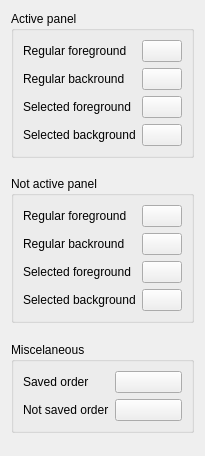
     <widget class="QWidget" name="tab_10">
      <attribute name="title">
       <string>Colors</string>
      </attribute>
      <layout class="QGridLayout" name="gridLayout_40">
       <item row="0" column="0">
        <widget class="QGroupBox" name="groupBox_28">
         <property name="title">
          <string>Active panel</string>
         </property>
         <layout class="QFormLayout" name="formLayout_6">
          <property name="fieldGrowthPolicy">
           <enum>QFormLayout::AllNonFixedFieldsGrow</enum>
          </property>
          <item row="0" column="0">
           <widget class="QLabel" name="label_8">
            <property name="text">
             <string>Regular foreground</string>
            </property>
           </widget>
          </item>
          <item row="0" column="1">
           <widget class="QPushButton" name="reg_fg">
            <property name="sizePolicy">
             <sizepolicy hsizetype="Expanding" vsizetype="Fixed">
              <horstretch>1</horstretch>
              <verstretch>0</verstretch>
             </sizepolicy>
            </property>
            <property name="text">
             <string/>
            </property>
           </widget>
          </item>
          <item row="1" column="0">
           <widget class="QLabel" name="label_9">
            <property name="text">
             <string>Regular backround</string>
            </property>
           </widget>
          </item>
          <item row="1" column="1">
           <widget class="QPushButton" name="reg_bg">
            <property name="sizePolicy">
             <sizepolicy hsizetype="Expanding" vsizetype="Fixed">
              <horstretch>1</horstretch>
              <verstretch>0</verstretch>
             </sizepolicy>
            </property>
            <property name="text">
             <string/>
            </property>
           </widget>
          </item>
          <item row="2" column="0">
           <widget class="QLabel" name="label_10">
            <property name="text">
             <string>Selected foreground</string>
            </property>
           </widget>
          </item>
          <item row="2" column="1">
           <widget class="QPushButton" name="sel_fg">
            <property name="sizePolicy">
             <sizepolicy hsizetype="Expanding" vsizetype="Fixed">
              <horstretch>1</horstretch>
              <verstretch>0</verstretch>
             </sizepolicy>
            </property>
            <property name="text">
             <string/>
            </property>
           </widget>
          </item>
          <item row="3" column="0">
           <widget class="QLabel" name="label_11">
            <property name="text">
             <string>Selected background</string>
            </property>
           </widget>
          </item>
          <item row="3" column="1">
           <widget class="QPushButton" name="sel_bg">
            <property name="sizePolicy">
             <sizepolicy hsizetype="Expanding" vsizetype="Fixed">
              <horstretch>1</horstretch>
              <verstretch>0</verstretch>
             </sizepolicy>
            </property>
            <property name="text">
             <string/>
            </property>
           </widget>
          </item>
         </layout>
        </widget>
       </item>
       <item row="1" column="0">
        <spacer name="verticalSpacer_39">
         <property name="orientation">
          <enum>Qt::Vertical</enum>
         </property>
         <property name="sizeHint" stdset="0">
          <size>
           <width>20</width>
           <height>12</height>
          </size>
         </property>
        </spacer>
       </item>
       <item row="2" column="0">
        <widget class="QGroupBox" name="groupBox_29">
         <property name="title">
          <string>Not active panel</string>
         </property>
         <layout class="QFormLayout" name="formLayout_7">
          <item row="0" column="0">
           <widget class="QLabel" name="label_12">
            <property name="text">
             <string>Regular foreground</string>
            </property>
           </widget>
          </item>
          <item row="0" column="1">
           <widget class="QPushButton" name="nf_reg_fg">
            <property name="sizePolicy">
             <sizepolicy hsizetype="Expanding" vsizetype="Fixed">
              <horstretch>1</horstretch>
              <verstretch>0</verstretch>
             </sizepolicy>
            </property>
            <property name="text">
             <string/>
            </property>
           </widget>
          </item>
          <item row="1" column="0">
           <widget class="QLabel" name="label_13">
            <property name="text">
             <string>Regular backround</string>
            </property>
           </widget>
          </item>
          <item row="1" column="1">
           <widget class="QPushButton" name="nf_reg_bg">
            <property name="sizePolicy">
             <sizepolicy hsizetype="Expanding" vsizetype="Fixed">
              <horstretch>1</horstretch>
              <verstretch>0</verstretch>
             </sizepolicy>
            </property>
            <property name="text">
             <string/>
            </property>
           </widget>
          </item>
          <item row="2" column="0">
           <widget class="QLabel" name="label_14">
            <property name="text">
             <string>Selected foreground</string>
            </property>
           </widget>
          </item>
          <item row="2" column="1">
           <widget class="QPushButton" name="nf_sel_fg">
            <property name="sizePolicy">
             <sizepolicy hsizetype="Expanding" vsizetype="Fixed">
              <horstretch>1</horstretch>
              <verstretch>0</verstretch>
             </sizepolicy>
            </property>
            <property name="text">
             <string/>
            </property>
           </widget>
          </item>
          <item row="3" column="0">
           <widget class="QLabel" name="label_15">
            <property name="text">
             <string>Selected background</string>
            </property>
           </widget>
          </item>
          <item row="3" column="1">
           <widget class="QPushButton" name="nf_sel_bg">
            <property name="sizePolicy">
             <sizepolicy hsizetype="Expanding" vsizetype="Fixed">
              <horstretch>1</horstretch>
              <verstretch>0</verstretch>
             </sizepolicy>
            </property>
            <property name="text">
             <string/>
            </property>
           </widget>
          </item>
         </layout>
        </widget>
       </item>
       <item row="3" column="0">
        <spacer name="verticalSpacer_40">
         <property name="orientation">
          <enum>Qt::Vertical</enum>
         </property>
         <property name="sizeHint" stdset="0">
          <size>
           <width>20</width>
           <height>13</height>
          </size>
         </property>
        </spacer>
       </item>
       <item row="4" column="0">
        <widget class="QGroupBox" name="groupBox_30">
         <property name="title">
          <string>Miscelaneous</string>
         </property>
         <layout class="QFormLayout" name="formLayout_8">
          <property name="fieldGrowthPolicy">
           <enum>QFormLayout::AllNonFixedFieldsGrow</enum>
          </property>
          <item row="0" column="0">
           <widget class="QLabel" name="label_16">
            <property name="text">
             <string>Saved order</string>
            </property>
           </widget>
          </item>
          <item row="0" column="1">
           <widget class="QPushButton" name="ord_unchanged">
            <property name="sizePolicy">
             <sizepolicy hsizetype="Expanding" vsizetype="Fixed">
              <horstretch>1</horstretch>
              <verstretch>0</verstretch>
             </sizepolicy>
            </property>
            <property name="text">
             <string/>
            </property>
           </widget>
          </item>
          <item row="1" column="0">
           <widget class="QLabel" name="label_17">
            <property name="text">
             <string>Not saved order</string>
            </property>
           </widget>
          </item>
          <item row="1" column="1">
           <widget class="QPushButton" name="ord_changed">
            <property name="sizePolicy">
             <sizepolicy hsizetype="Expanding" vsizetype="Fixed">
              <horstretch>1</horstretch>
              <verstretch>0</verstretch>
             </sizepolicy>
            </property>
            <property name="text">
             <string/>
            </property>
           </widget>
          </item>
         </layout>
        </widget>
       </item>
       <item row="5" column="0">
        <spacer name="verticalSpacer_41">
         <property name="orientation">
          <enum>Qt::Vertical</enum>
         </property>
         <property name="sizeHint" stdset="0">
          <size>
           <width>20</width>
           <height>12</height>
          </size>
         </property>
        </spacer>
       </item>
      </layout>
     </widget>
